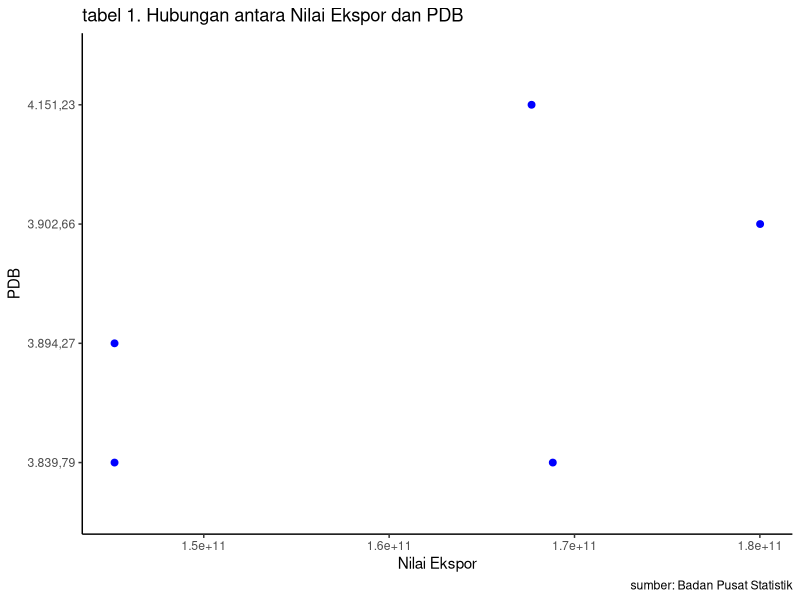

The R script that drew this image:
## ---- chunk 1
#| warning: false
#| echo: true
library("tidyverse")
library("readxl")
library("dplyr")
## ---- chunk 2
#import dataset
library(readxl)
dat<-read_excel('dat.xlsx')
head(dat)
## ---- chunk 3
library("ggplot2")
library("readxl")
library("dplyr")
ggplot(data=dat,aes(x=eks,y=PDB)) +
  geom_point(color="blue",size=2) + 
  labs(title="tabel 1. Hubungan antara Nilai Ekspor dan PDB",
       x="Nilai Ekspor",
       y="PDB",
       caption = "sumber: Badan Pusat Statistik") +
  theme_classic()
## ---- chunk 4
#import dataset
library(readxl)
dat<-read_excel('dat.xlsx')
head(dat)
## ---- chunk 5
reg1<-lm(eks~PDB,data=dat)
summary(reg1)
